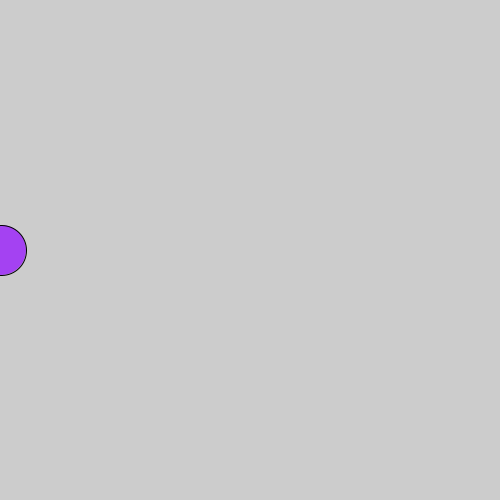
Frame 1 (no input)
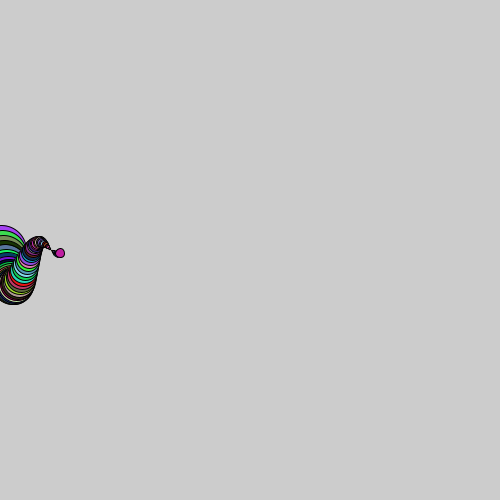
Frame 60 (the mouse pressed at the canvas centre just before this capture)
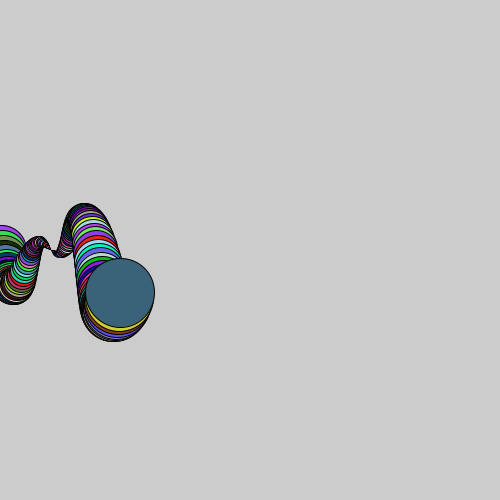
Frame 120 (the mouse held since frame 60 and released just before this capture)

The Processing sketch that drew these frames (run headless with seeded random() and noise(); from frame 60 on, the mouse is pressed at the canvas centre):

// Processing sketch: SineWave
// ── SineWave.pde
void setup()
{
  size(500, 500);
  fill(255, 0, 0);  
  x = 0;
  y = 250;
  w = 50; 
  theta = 0;
}

int x;
int y;
int w;
float theta;
  float px;
  float py;  

void draw()
{
  //background(255, 255, 255);    
  px = px + 1;
  py = y + (sin(theta) * w);
  fill(random(255), random(255), random(255));  
  ellipse(px, py, w, w);
  theta = theta + 0.1; 
  w = w -1;
  fill(w, 0, 0);
}
